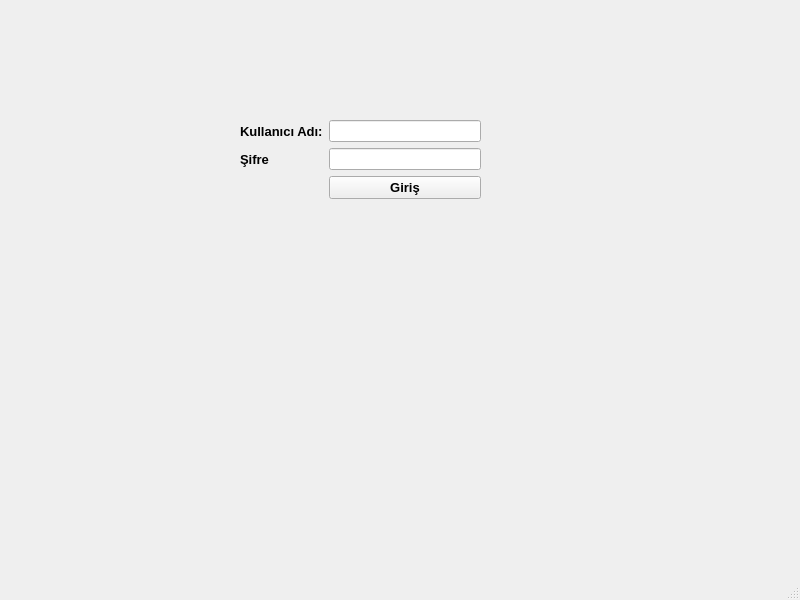
<?xml version="1.0" encoding="UTF-8"?>
<ui version="4.0">
 <class>MainWindow</class>
 <widget class="QMainWindow" name="MainWindow">
  <property name="geometry">
   <rect>
    <x>0</x>
    <y>0</y>
    <width>800</width>
    <height>600</height>
   </rect>
  </property>
  <property name="windowTitle">
   <string>MainWindow</string>
  </property>
  <widget class="QWidget" name="centralwidget">
   <widget class="QWidget" name="formLayoutWidget">
    <property name="geometry">
     <rect>
      <x>240</x>
      <y>120</y>
      <width>241</width>
      <height>201</height>
     </rect>
    </property>
    <layout class="QFormLayout" name="formLayout">
     <item row="0" column="0">
      <widget class="QLabel" name="label">
       <property name="font">
        <font>
         <pointsize>10</pointsize>
         <weight>75</weight>
         <bold>true</bold>
        </font>
       </property>
       <property name="text">
        <string>Kullanıcı Adı:</string>
       </property>
      </widget>
     </item>
     <item row="0" column="1">
      <widget class="QLineEdit" name="lineEdit"/>
     </item>
     <item row="1" column="0">
      <widget class="QLabel" name="label_2">
       <property name="font">
        <font>
         <pointsize>10</pointsize>
         <weight>75</weight>
         <bold>true</bold>
        </font>
       </property>
       <property name="text">
        <string>Şifre</string>
       </property>
      </widget>
     </item>
     <item row="1" column="1">
      <widget class="QLineEdit" name="lineEdit_2"/>
     </item>
     <item row="2" column="1">
      <widget class="QPushButton" name="pushButton">
       <property name="font">
        <font>
         <pointsize>10</pointsize>
         <weight>75</weight>
         <bold>true</bold>
        </font>
       </property>
       <property name="text">
        <string>Giriş</string>
       </property>
      </widget>
     </item>
    </layout>
   </widget>
  </widget>
  <widget class="QMenuBar" name="menubar">
   <property name="geometry">
    <rect>
     <x>0</x>
     <y>0</y>
     <width>800</width>
     <height>26</height>
    </rect>
   </property>
  </widget>
  <widget class="QStatusBar" name="statusbar"/>
 </widget>
 <resources/>
 <connections/>
</ui>
